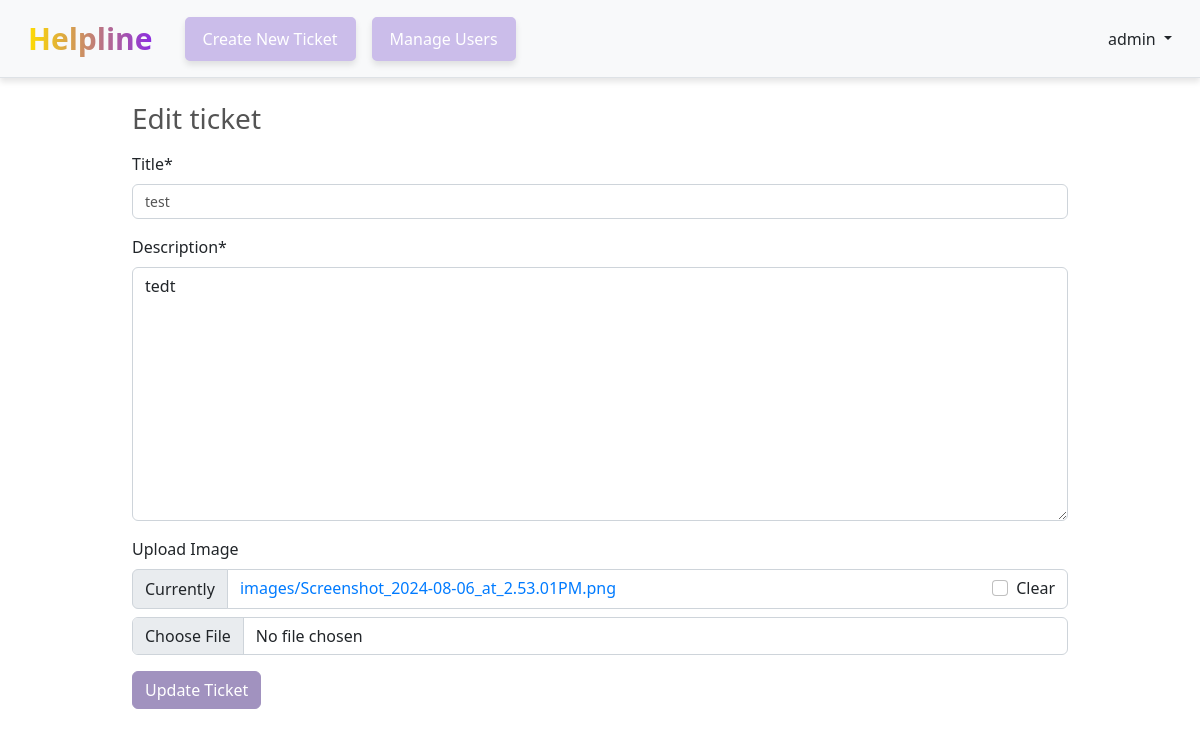
The page /articles/21/edit/ (signed in) on the database its author committed.
### accounts/models.py (models this page shows, shortened)
class CustomUser(AbstractUser):
    age = models.PositiveIntegerField(null=True, blank=True)  # Additional field for user's age
    is_admin = models.BooleanField(default=False)  # Flag to indicate if user is an admin

### articles/models.py (models this page shows, shortened)
class Article(models.Model):
    title = models.CharField(max_length=255)  # Title of the article
    description = models.TextField()  # Description content of the article
    image = models.ImageField(upload_to='images/', blank=True, null=True)  # Image for the article
    date = models.DateTimeField(auto_now_add=True)  # Date and time when the article is created
    author = models.ForeignKey(
        settings.AUTH_USER_MODEL,
        on_delete=models.CASCADE,  # If the author is deleted, also delete their articles
    )

### articles/views.py (the view, shortened to what this page needs)
# urls.py: path("<int:pk>/edit/", TicketUpdateView.as_view(), name="article_edit"),  # URL pattern for editing a specific article
class TicketUpdateView(LoginRequiredMixin, UpdateView):
    model = Article
    form_class = TicketForm
    template_name = "ticket_edit.html"

### articles/forms.py
class TicketForm(forms.ModelForm):
    class Meta:
        model = Article
        fields = ['title', 'description', 'image']
        labels = {
            'title': 'Title',
            'description': 'Description',
            'image': 'Upload Image',
        }

### templates/ticket_edit.html (shortened to what this page needs)
{% extends "base.html" %}
{% load crispy_forms_tags %}
{% block content %}
<h1 style="font-size: 28px; color: #545454;">Edit ticket</h1>
<form action="" method="post" enctype="multipart/form-data">
  {{ form|crispy }}
  <button class="btn update-btn ml-2" style="background-color: #a192bf; color: #ffffff; border-color: #a192bf;" type="submit">Update Ticket</button>
</form>
{% endblock content %}

### templates/base.html (shortened to what this page needs)
<!DOCTYPE html>
<html lang="en">
<head>
  {% load static %}
  <link href="https://cdn.jsdelivr.net/npm/bootstrap@5.2.3/dist/css/bootstrap.min.css" rel="stylesheet"
>
  <link href="{% static 'css/styles.css' %}" rel="stylesheet">
</head>
<body>
  <header class="p-3 mb-3 ml-3 border-bottom bg-light">
    <div class="container-fluid">
      <div class="d-flex flex-wrap align-items-center justify-content-between">
        <a class="navbar-brand gradient-text" href="{% url 'home' %}" style="font-size: 30px;">Helpline</a>
        <ul class="nav col-12 col-lg-auto me-lg-auto mb-2 justify-content-center mb-md-0 mb-md-0 ms-4">
          {% if user.is_authenticated %}
            <li><a href="{% url 'article_new' %}" class="btn btn-light-purple nav-link-spacing" style="color: #ffffff;">Create New Ticket</a></li>
            {% if user.is_admin %}
              <li><a href="{% url 'user_list' %}" class="btn btn-light-purple nav-link-spacing" style="color: #ffffff;">Manage Users</a></li>
            {% endif %}
        </ul>
        <div class="dropdown text-end">
          <a href="#" class="d-block link-dark text-decoration-none dropdown-toggle" id="dropdownUser1"
            data-bs-toggle="dropdown" aria-expanded="false">
            {{ user.username }}
          </a>
        </div>
          {% else %}
        </ul>
        <div class="text-end">
          <a href="{% url 'login' %}" class="btn btn-light-purple me-2" style="color: #ffffff;">Log In</a>
          <a href="{% url 'signup' %}" class="btn btn-light-purple" style="color: #ffffff;">Sign Up</a>
        </div>
          {% endif %}
      </div>
    </div>
  </header>
  <main>
    <div class="container">
      {% block content %}
      {% endblock content %}
    </div>
  </main>
</body>
</html>

### static/css/styles.css (style rules this page uses)
header { background-color: #343a40; box-shadow: 0 4px 6px rgba(0, 0, 0, 0.1); }
.navbar-brand { font-size: 1.5rem; font-weight: bold; color: #007bff; }
.container { max-width: 960px; margin-top: 20px; }
h1, h2, h3, h4, h5, h6 { margin-top: 1.5rem; margin-bottom: 1rem; font-weight: 500; }
.nav-link-spacing { margin-left: 30px; }
a { color: #007bff; text-decoration: none; }

### templates/ticket_edit.html (style rules this page uses)
input[type="text"], textarea { font-size: 14px; color: #545454; border: 1px solid #ced4da; }

### templates/base.html (style rules this page uses)
.gradient-text { background: linear-gradient(to right, #ffdd00, #8a2be2); -webkit-background-clip: text; background-clip: text; -webkit-text-fill-color: transparent; }
.btn-light-purple { background-color: #cbbdea; color: #ffffff; border: 2px solid #cbbdea; padding: 0.5rem 1rem; font-size: 1rem; text-align: center; transition: background-color 0.3s, transform 0.3s, box-shadow 0.3s; display: inline-block; margin: 0.5rem 0; border-radius: 5px; box-shadow: 0 4px 6px rgba(0, 0, 0, 0.1); }
.nav-link-spacing { margin: 0 0.5rem; }

### rows shown on the page
CustomUser: username "admin"
Article: title "test", description "tedt"
